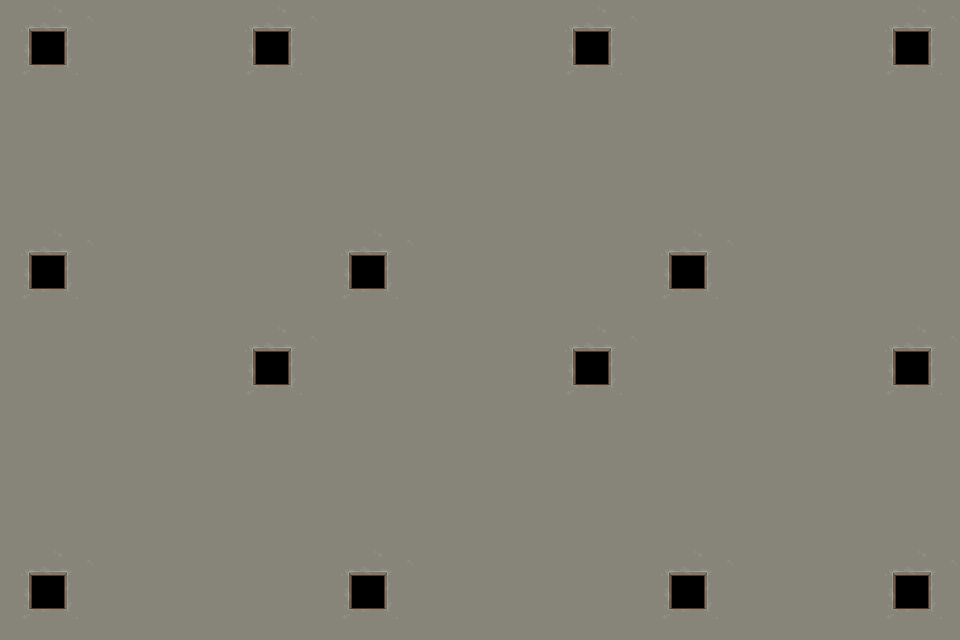

The image is a tile-based game level rendered from a .tmx file. Its description and complete source (layers, tilesets, objects, tile grids) follow:
An orthogonal 30x20 tile map with 32x32 px tiles, 1 tile layer (Tile Layer 1).

<map version="1.9" tiledversion="1.9.2" orientation="orthogonal" renderorder="right-down" width="30" height="20" tilewidth="32" tileheight="32" infinite="0" nextlayerid="2" nextobjectid="1">
 <tileset firstgid="1" source="Stone.tsx" />
 <layer id="1" name="Tile Layer 1" width="30" height="20">
  <data encoding="csv">
41,42,43,10,10,10,10,41,42,43,10,10,10,10,10,10,10,41,42,43,10,10,10,10,10,10,10,41,42,43,
49,50,51,10,10,10,10,49,50,51,10,10,10,10,10,10,10,49,50,51,10,10,10,10,10,10,10,49,50,51,
57,58,59,10,10,10,10,57,58,59,10,10,10,10,10,10,10,57,58,59,10,10,10,10,10,10,10,57,58,59,
10,10,10,10,10,10,10,10,10,10,10,10,10,10,10,10,10,10,10,10,10,10,10,10,10,10,10,10,10,10,
10,10,10,10,10,10,10,10,10,10,10,10,10,10,10,10,10,10,10,10,10,10,10,10,10,10,10,10,10,10,
10,10,10,10,10,10,10,10,10,10,10,10,10,10,10,10,10,10,10,10,10,10,10,10,10,10,10,10,10,10,
10,10,10,10,10,10,10,10,10,10,10,10,10,10,10,10,10,10,10,10,10,10,10,10,10,10,10,10,10,10,
41,42,43,10,10,10,10,10,10,10,41,42,43,10,10,10,10,10,10,10,41,42,43,10,10,10,10,10,10,10,
49,50,51,10,10,10,10,10,10,10,49,50,51,10,10,10,10,10,10,10,49,50,51,10,10,10,10,10,10,10,
57,58,59,10,10,10,10,10,10,10,57,58,59,10,10,10,10,10,10,10,57,58,59,10,10,10,10,10,10,10,
10,10,10,10,10,10,10,41,42,43,10,10,10,10,10,10,10,41,42,43,10,10,10,10,10,10,10,41,42,43,
10,10,10,10,10,10,10,49,50,51,10,10,10,10,10,10,10,49,50,51,10,10,10,10,10,10,10,49,50,51,
10,10,10,10,10,10,10,57,58,59,10,10,10,10,10,10,10,57,58,59,10,10,10,10,10,10,10,57,58,59,
10,10,10,10,10,10,10,10,10,10,10,10,10,10,10,10,10,10,10,10,10,10,10,10,10,10,10,10,10,10,
10,10,10,10,10,10,10,10,10,10,10,10,10,10,10,10,10,10,10,10,10,10,10,10,10,10,10,10,10,10,
10,10,10,10,10,10,10,10,10,10,10,10,10,10,10,10,10,10,10,10,10,10,10,10,10,10,10,10,10,10,
10,10,10,10,10,10,10,10,10,10,10,10,10,10,10,10,10,10,10,10,10,10,10,10,10,10,10,10,10,10,
41,42,43,10,10,10,10,10,10,10,41,42,43,10,10,10,10,10,10,10,41,42,43,10,10,10,10,41,42,43,
49,50,51,10,10,10,10,10,10,10,49,50,51,10,10,10,10,10,10,10,49,50,51,10,10,10,10,49,50,51,
57,58,59,10,10,10,10,10,10,10,57,58,59,10,10,10,10,10,10,10,57,58,59,10,10,10,10,57,58,59
</data>
 </layer>
</map>
